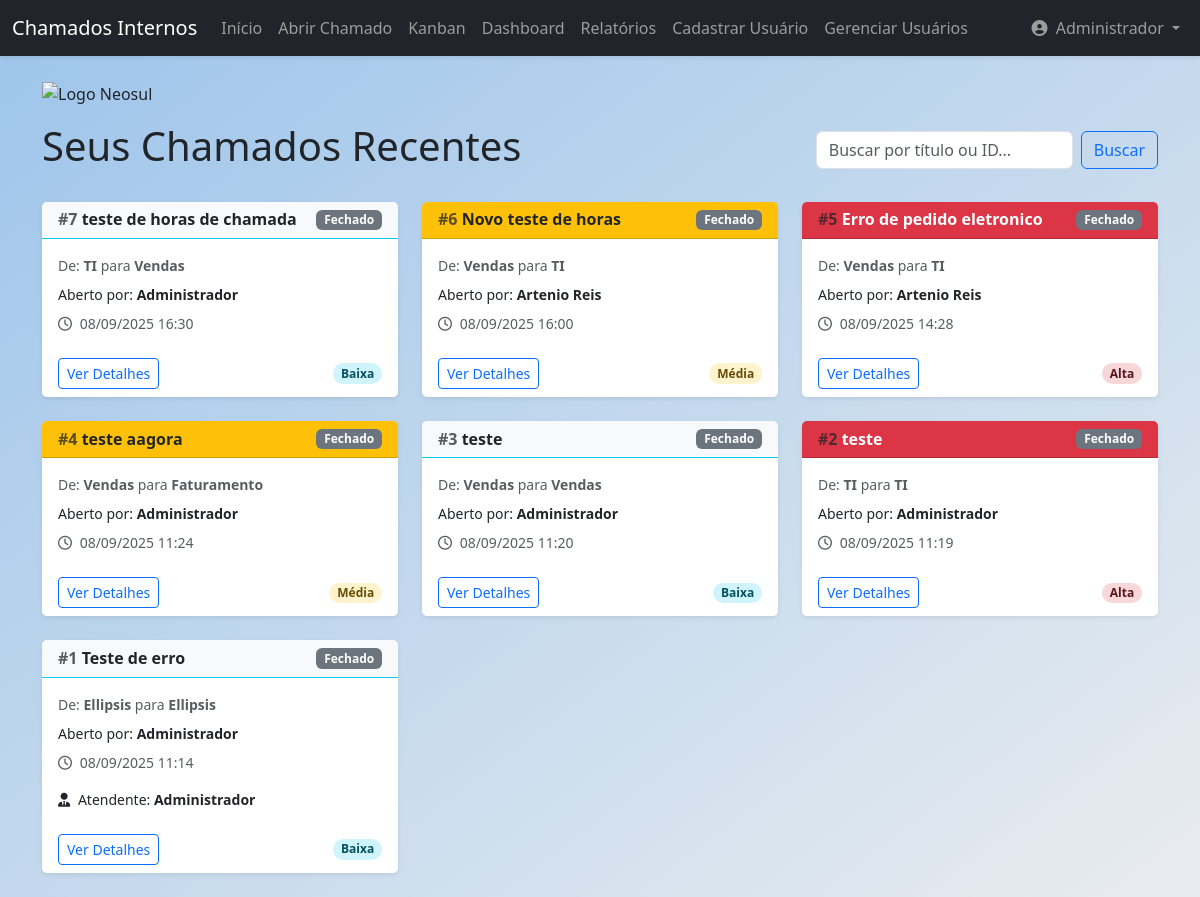
Screenshot of /home (signed in) with the database file from the repository.
### app/models.py (models this page shows, shortened)
class User(db.Model, UserMixin):
    id = db.Column(db.Integer, primary_key=True)
    name = db.Column(db.String(100), nullable=False)
    email = db.Column(db.String(120), unique=True, nullable=False)
    sector = db.Column(db.String(50), nullable=False)
    password = db.Column(db.String(128), nullable=False)
    access_level = db.Column(db.String(20), nullable=False, default='colaborador')
    is_active = db.Column(db.Boolean, nullable=False, default=True)
    created_at = db.Column(db.DateTime, default=datetime.utcnow)
    tickets_created = db.relationship('Ticket', backref='author', lazy=True, foreign_keys='Ticket.user_id')
    tickets_assigned = db.relationship('Ticket', backref='assignee_user', lazy=True, foreign_keys='Ticket.assigned_to')
    comments = db.relationship('Comment', backref='comment_author', lazy=True)

class Ticket(db.Model):
    id = db.Column(db.Integer, primary_key=True)
    title = db.Column(db.String(150), nullable=False)
    description = db.Column(db.Text, nullable=False)
    user_id = db.Column(db.Integer, db.ForeignKey('user.id'), nullable=False)
    origin_sector = db.Column(db.String(50), nullable=False)
    target_sector = db.Column(db.String(50), nullable=False)
    priority = db.Column(db.String(20), nullable=False, default='baixa')
    status = db.Column(db.String(20), nullable=False, default='Aberto')
    created_at = db.Column(db.DateTime, default=datetime.utcnow)
    updated_at = db.Column(db.DateTime, default=datetime.utcnow, onupdate=datetime.utcnow)
    closed_at = db.Column(db.DateTime, nullable=True, default=None)
    attachment_filename = db.Column(db.String(100), nullable=True)
    assigned_to = db.Column(db.Integer, db.ForeignKey('user.id'), nullable=True)
    comments = db.relationship('Comment', backref='ticket', lazy=True, cascade="all, delete-orphan")
    history = db.relationship('TicketHistory', backref='ticket', lazy=True, cascade="all, delete-orphan")

### app/routes.py (the view)
@main.route('/')
@main.route('/home')
@login_required
def home():
    query_param = request.args.get('q', '', type=str)
    if current_user.access_level == 'administrador':
        base_query = Ticket.query
    elif current_user.access_level == 'tecnico':
        base_query = Ticket.query.filter(or_(Ticket.target_sector == current_user.sector, Ticket.origin_sector == current_user.sector, Ticket.assigned_to == current_user.id))
    else:
        base_query = Ticket.query.filter_by(user_id=current_user.id)
    if query_param:
        search_term = f"%{query_param}%"
        base_query = base_query.filter(or_(Ticket.title.ilike(search_term), cast(Ticket.id, String).ilike(search_term)))
    tickets = base_query.order_by(Ticket.created_at.desc()).all()
    return render_template('index.html', title='Início', tickets=tickets)

### app/__init__.py (called while the page is built)
def format_datetime_local(value, format='%d/%m/%Y %H:%M'):
    if value is None:
        return ""
    utc_tz = pytz.utc
    local_tz = pytz.timezone('America/Sao_Paulo') # Você pode mudar para seu fuso horário
    utc_dt = utc_tz.localize(value)
    local_dt = utc_dt.astimezone(local_tz)
    return local_dt.strftime(format)

@login_manager.user_loader
def load_user(user_id):
    from app.models import User
    return User.query.get(int(user_id))

### app/templates/index.html (shortened to what this page needs)
{% extends "base.html" %}
{% block content %}
<div class="row mt-4">
    <div class="col-12 mb-3">
        <img src="https://neosul.com.br/clientes/1/img/logo.png" alt="Logo Neosul" style="max-width: 250px; height: auto;">
    </div>
</div>
    <div class="d-flex flex-wrap justify-content-between align-items-center mb-4 gap-3">
        <h1>Seus Chamados Recentes</h1>
        <form method="GET" action="{{ url_for('main.home') }}" class="d-flex" style="min-width: 300px;">
            <input class="form-control me-2" type="search" name="q" placeholder="Buscar por título ou ID..." value="{{ request.args.get('q', '') }}" aria-label="Buscar">
            <button class="btn btn-outline-primary" type="submit">Buscar</button>
        </form>
    </div>
    {% if tickets %}
        <div class="row">
            {% for ticket in tickets %}
                <div class="col-lg-4 col-md-6 mb-4">
                    {% include 'components/ticket_card.html' %}
                </div>
            {% endfor %}
        </div>
    {% endif %}
{% endblock content %}

### app/templates/base.html (shortened to what this page needs)
<!DOCTYPE html>
<html lang="pt-br">
<head>
    <link href="https://cdn.jsdelivr.net/npm/bootstrap@5.3.3/dist/css/bootstrap.min.css" rel="stylesheet">
    <link rel="stylesheet" href="https://cdnjs.cloudflare.com/ajax/libs/font-awesome/6.5.2/css/all.min.css" />
    <link rel="stylesheet" href="{{ url_for('static', filename='css/style.css') }}">
</head>
<body class="bg-light">
    {% include 'components/navbar.html' %}
    <main role="main" class="container mt-4">
        {% block content %}{% endblock %}
    </main>
</body>
</html>

### app/templates/components/navbar.html (shortened to what this page needs)
<nav class="navbar navbar-expand-lg navbar-dark bg-dark shadow-sm">
    <div class="container-fluid">
        <a class="navbar-brand" href="{{ url_for('main.home') }}">Chamados Internos</a>
        <div class="collapse navbar-collapse" id="navbarNav">
            <ul class="navbar-nav me-auto mb-2 mb-lg-0">
                {% if current_user.is_authenticated %}
                    <li class="nav-item">
                        <a class="nav-link" href="{{ url_for('main.home') }}">Início</a>
                    </li>
                    <li class="nav-item">
                        <a class="nav-link" href="{{ url_for('main.create_ticket') }}">Abrir Chamado</a>
                    </li>
                    <li class="nav-item">
                        <a class="nav-link" href="{{ url_for('main.tickets_kanban') }}">Kanban</a>
                    </li>
                    {% if current_user.access_level in ['tecnico', 'administrador'] %}
                        <li class="nav-item">
                            <a class="nav-link" href="{{ url_for('main.dashboard') }}">Dashboard</a>
                        </li>
                        <li class="nav-item">
                            <a class="nav-link" href="{{ url_for('main.reports') }}">Relatórios</a>
                        </li>
                    {% endif %}
                    {% if current_user.access_level == 'administrador' %}
                        <li class="nav-item">
                            <a class="nav-link" href="{{ url_for('main.register') }}">Cadastrar Usuário</a>
                        </li>
                        <li class="nav-item">
                            <a class="nav-link" href="{{ url_for('main.user_management') }}">Gerenciar Usuários</a>
                        </li>
                    {% endif %}
                {% endif %}
            </ul>
            <ul class="navbar-nav ms-auto mb-2 mb-lg-0">
                {% if current_user.is_authenticated %}
                    <li class="nav-item dropdown">
                        <a class="nav-link dropdown-toggle" href="#" id="navbarDropdown" role="button" data-bs-toggle="dropdown" aria-expanded="false">
                            <i class="fas fa-user-circle me-1"></i> {{ current_user.name }}
                        </a>
                    </li>
                {% else %}
                    <li class="nav-item">
                        <a class="nav-link" href="{{ url_for('main.login') }}">Login</a>
                    </li>
                {% endif %}
            </ul>
        </div>
    </div>
</nav>

### app/templates/components/ticket_card.html
<div class="card shadow-sm h-100">
    <div class="card-header d-flex justify-content-between align-items-center
        {% if ticket.priority == 'alta' %} bg-danger text-white
        {% elif ticket.priority == 'media' %} bg-warning text-dark
        {% else %} bg-light border-info
        {% endif %}">
        <h6 class="mb-0 fw-bold">
            <span class="text-muted">#{{ ticket.id }}</span> {{ ticket.title }}
        </h6>
        <span class="badge
            {% if ticket.status == 'Aberto' %} bg-primary
            {% elif ticket.status == 'Em Atendimento' %} bg-dark
            {% elif ticket.status == 'Resolvido' %} bg-success
            {% else %} bg-secondary
            {% endif %}">
            {{ ticket.status }}
        </span>
    </div>
    <div class="card-body">
        <p class="card-text text-muted small mb-2">
            De: <strong>{{ ticket.origin_sector }}</strong> para <strong>{{ ticket.target_sector }}</strong>
        </p>
        <p class="card-text small mb-2">
            Aberto por: <strong>{{ ticket.author.name }}</strong>
        </p>
        <p class="card-text small text-muted">
        <i class="far fa-clock me-1"></i> {{ ticket.created_at | localdatetime }}
        </p>
        {% if ticket.assignee_user %}
            <p class="card-text small mt-2">
                <i class="fas fa-user-tie me-1"></i> Atendente: <strong>{{ ticket.assignee_user.name }}</strong>
            </p>
        {% endif %}
    </div>
    <div class="card-footer bg-white border-top-0 d-flex justify-content-between align-items-center">
        <a href="{{ url_for('main.view_ticket', ticket_id=ticket.id) }}" class="btn btn-sm btn-outline-primary">Ver Detalhes</a>
        {% if ticket.priority == 'alta' %}
            <span class="badge bg-danger-subtle text-danger-emphasis rounded-pill">Alta</span>
        {% elif ticket.priority == 'media' %}
            <span class="badge bg-warning-subtle text-warning-emphasis rounded-pill">Média</span>
        {% else %}
            <span class="badge bg-info-subtle text-info-emphasis rounded-pill">Baixa</span>
        {% endif %}
    </div>
</div>

### app/static/css/style.css (style rules this page uses)
body { background: linear-gradient(to bottom right, #9cc4eb, #e9ecef); background-attachment: fixed; }
.card { border: none; box-shadow: 0 4px 8px rgba(0,0,0,0.05); }

### rows the page displays
User: name "Administrador"
Ticket: id "7", title "teste de horas de chamada", status "Fechado", origin_sector "TI", target_sector "Vendas", author.name "Administrador", created_at|localdatetime "08/09/2025 16:30", priority "Baixa"
Ticket: id "6", title "Novo teste de horas", status "Fechado", origin_sector "Vendas", target_sector "TI", author.name "Artenio Reis", created_at|localdatetime "08/09/2025 16:00", priority "Média"
Ticket: id "5", title "Erro de pedido eletronico", status "Fechado", origin_sector "Vendas", target_sector "TI", author.name "Artenio Reis", created_at|localdatetime "08/09/2025 14:28", priority "Alta"
Ticket: id "4", title "teste aagora", status "Fechado", origin_sector "Vendas", target_sector "Faturamento", author.name "Administrador", created_at|localdatetime "08/09/2025 11:24", priority "Média"
Ticket: id "3", title "teste", status "Fechado", origin_sector "Vendas", target_sector "Vendas", author.name "Administrador", created_at|localdatetime "08/09/2025 11:20", priority "Baixa"
Ticket: id "2", title "teste", status "Fechado", origin_sector "TI", target_sector "TI", author.name "Administrador", created_at|localdatetime "08/09/2025 11:19", priority "Alta"
Ticket: id "1", title "Teste de erro", status "Fechado", origin_sector "Ellipsis", target_sector "Ellipsis", author.name "Administrador", created_at|localdatetime "08/09/2025 11:14", assignee_user.name "Administrador", priority "Baixa"
